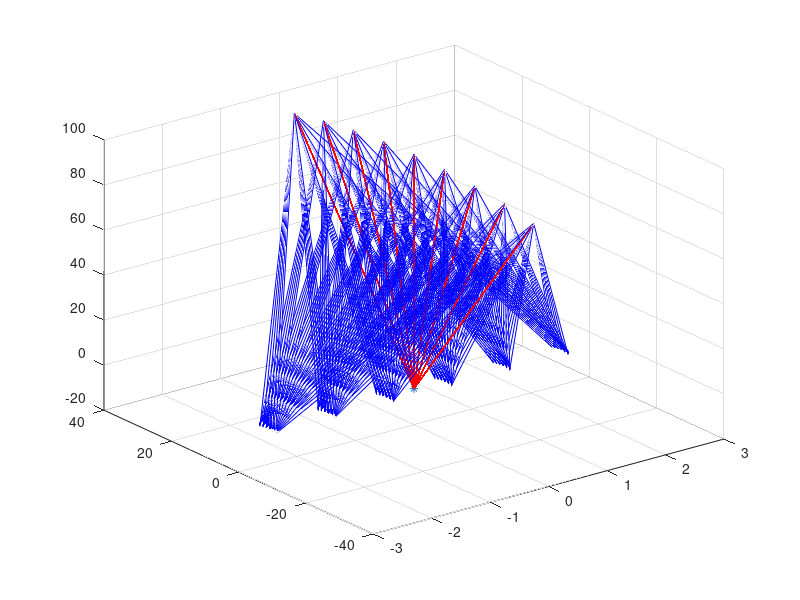

Source code (MATLAB):
rx=0;
ry=0;
rz=-4;

ref_point=[rx ry rz];
plot3(rx,ry,rz,'*');
hold on
grid on

Nx=4;
Ny=4;
Nz=6;

X_start=-Nx/2;
Y_start=-Ny/2;
Z_start=-Nz/2;

Xend=Nx/2;
Yend=Ny/2;
Zend=Nz/2;


P1x=0;
P1y=0;
P1z=100;
P1=[0 0 100];

Dx=0;
Dy=0;
Dz=-4;
Ddktr=[Dx Dy Dz];

plot3([P1x Dx],[P1y Dy],[P1z Dz],'r'); %centre line
hold on; 
grid on;



for theta=-20:5:20
   for a =(-Nx/2-1 ):1:(Nx/2)
    for b =(-Ny/2-1 ):1:(Ny/2)
        
       
        P2x=a+0.5;
        P2y=b+0.5;
        P2z=Z_start-1;
        
        P2 =[P2x  P2y P2z]; 
       
        start_p=[P1x-rx P1y-ry P1z-rz 1] ;
        end_p=[P2x-rx P2y-ry P2z-rz 1];
        
        start_pX=[P1x-rx P1y-ry P1z-rz 1] ;%for rotation  centre red line
        end_pX=[Dx-rx Dy-ry Dz-rz 1];%for rotation  centre red line
        


    RotX=[1 0 0 0; 0 cosd(theta) sind(theta) 0; 0 -sind(theta) cosd(theta) 0; 0 0 0 1];
    RotY=[cosd(theta) 0 sind(theta) 0; 0 1 0 0; -sind(theta) 0 cosd(theta) 0; 0 0 0 1];
    RotZ=[cosd(theta) -sind(theta) 0 0; sind(theta) cosd(theta) 0 0; 0 0 1 0; 0  0 0 1];
    
         %X EKSENI
%         
          start_p2= start_p*RotX;
           end_p2= end_p*RotX;
%          end_p2= end_p;
          
          start_p2x= start_pX*RotX;%for rotation  centre red line 
          end_p2x= end_pX*RotX;%for rotation centre red line
%               end_p2x= end_pX;
       
            
              %Y EKSENI
        
%           start_p2= start_p*RotY;
%           end_p2= end_p*RotZ;

              %Z EKSENI
        
%           start_p2= start_p*RotZ;
%           end_p2= end_p*RotZ;


   plot3([start_p2(1)+rx end_p2(1)+rx],[start_p2(2)+ry end_p2(2)+ry],[start_p2(3)+rz end_p2(3)+rz],'b');
   x=sqrt((end_p2(1)-start_p2(1))^2+(end_p2(2)-start_p2(2))^2+(end_p2(3)-start_p2(3))^2);  
   hold on
   grid on
        
   plot3([start_p2x(1)+rx end_p2x(1)+rx],[start_p2x(2)+ry end_p2x(2)+ry],[start_p2x(3)+rz end_p2x(3)+rz],'r');     
   hold on; 
   grid on;
   disp(P2)     
   
        
        
    end 
  end
end



